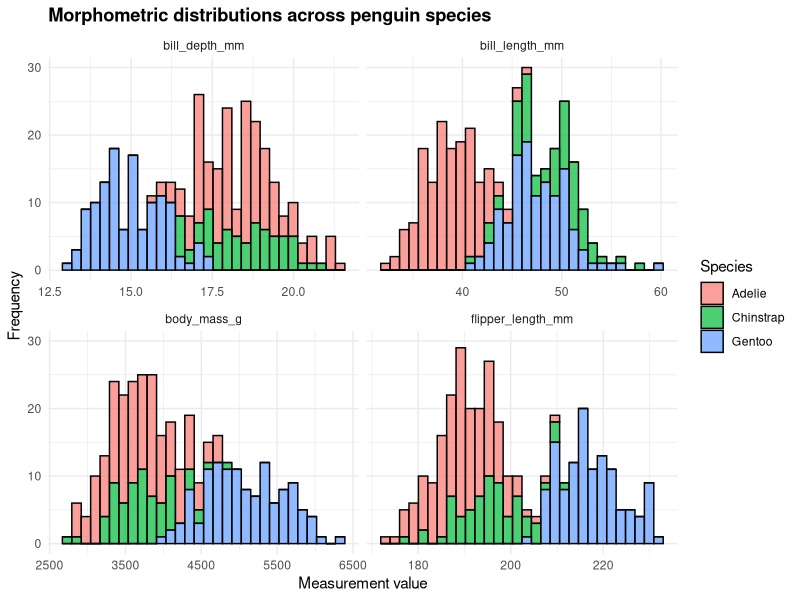

Write the R code that produced this figure.
## ---- chunk 1
knitr::opts_chunk$set(
  echo = TRUE,
  include = TRUE,
  message = FALSE,
  warning = FALSE)
## ---- chunk 2
# in the console:
#   credentials::git_credential_ask()
#   usethis::git_sitrep()

# if error message comes up that default branch is origin when it should be "main", enter this in the console:
#   usethis::git_default_branch_rediscover()

# in the console:
#   usethis::use_git()
#   usethis::use_github()

# in RStudio terminal:
  # git remote add origin https://github.com/katiedyck/MB5370_Module02.git
  # git push -u origin main
  # git push
## ---- chunk 3
# Inventory every active object currently residing in session RAM
objects()

# Purge global environment
rm(list = ls())

# Confirm that global session memory is now vacant
objects()
## ---- chunk 4
# Load all required packages for this workshop
library(tidyverse)  # includes `stringr` and `lubridate` packages
library(here)
library(readxl)
library(palmerpenguins)
## ---- chunk 5
table1 <- table1
print(table1)
## ---- chunk 6
table2 <- table2
print(table2)

table3 <- table3
print(table3)
## ---- chunk 7
table1 |> 
  pivot_longer(cols = c("cases", "population"),
               names_to = "case_type",
               values_to = "case_count")
## ---- chunk 8
table2 |> 
  pivot_wider(names_from = "type", values_from = "count")
## ---- chunk 9
billboard <- billboard
billboard
## ---- chunk 10
billboard |> 
  pivot_longer(cols = starts_with("wk"),
               names_to = "week",
               values_to = "rank")
## ---- chunk 11
billboard |> 
  pivot_longer(cols = starts_with("wk"),
               names_to = "week",
               values_to = "rank",
               values_drop_na = TRUE)
## ---- chunk 12
billboard |> 
  pivot_longer(cols = starts_with("wk"),
               names_to = "week",
               values_to = "rank",
               values_drop_na = TRUE,
               names_prefix = "wk") |> 
  mutate(week = as.numeric(week))
## ---- chunk 13
cms_patient_experience <- cms_patient_experience
cms_patient_experience
## ---- chunk 14
cms_patient_experience |> 
  distinct(measure_cd, measure_title)
## ---- chunk 15
cms_patient_experience |> 
  pivot_wider(id_cols = starts_with("org"),   # tells pivot_wider which columns have values that are unique to each row
              names_from = measure_title,
              values_from = prf_rate)
## ---- chunk 16
penguins <- penguins
penguins
## ---- chunk 17
penguins_long <- penguins |> 
  pivot_longer(cols = c(bill_length_mm, bill_depth_mm, flipper_length_mm, body_mass_g),
               names_to = "measurement_type",
               values_to = "value")

penguins_long
## ---- chunk 18
penguins_long |> 
  drop_na(value) |> 
  ggplot(aes(x = value, fill = species)) +
  geom_histogram(bins = 30, alpha = 0.7, colour = "black") +
  facet_wrap(~ measurement_type, scales = "free_x") +
  theme_minimal() +
  labs(title = "Morphometric distributions across penguin species",
       x = "Measurement value",
       y = "Frequency") +
  theme(plot.title = element_text(face = "bold")) +
  scale_fill_discrete(name = "Species")

## ---- chunk 19
mass_summary <- penguins |> 
  drop_na(body_mass_g) |> 
  group_by(species, island) |> 
  summarise(mean_mass = mean(body_mass_g))

mass_summary
## ---- chunk 20
mass_matrix <- mass_summary |> 
  pivot_wider(names_from = island,     # which column provides new column headers
              values_from = mean_mass)   # which columns provides values to fill new columns

mass_matrix
# NA values mean no penguins of that species were found on that island
## ---- chunk 21
table3
## ---- chunk 22
table3 |> 
  separate(rate, into = c("cases", "population"))
## ---- chunk 23
table3 |> 
  separate(rate, into = c("cases", "population"), sep = "/")
# gives the same output as the previous code chunk
## ---- chunk 24
table3 |> 
  separate(rate, into = c("cases", "population"), sep = "/") |> 
  mutate(cases = as.numeric(cases),
         population = as.numeric(population))

# OR

table3 |> 
  separate(rate, into = c("cases", "population"), sep = "/", convert = TRUE)
## ---- chunk 25
table3 |> 
  separate(year, into = c("century", "year"), sep = 2)
## ---- chunk 26
table5

table5 |> 
  unite(new, century, year, sep = "")   # no separator - default is "_"
## ---- chunk 27
# Very messy data frame of field sites
messy_sites <- tibble(
  site_id = c(" Nelly Bay", "nelly_bay", "NELLY BAY", " Geoffrey_Bay ", "geoffrey bay")
)

print(messy_sites)

# Using stringr within mutate to standardize the text
clean_sites <- messy_sites |>
  mutate(
    # 1. Convert everything to lowercase
    site_clean = str_to_lower(site_id),
    # 2. Replace any spaces with underscores
    site_clean = str_replace_all(site_clean, pattern = " ", replacement = "_"),
    # 3. Trim any leading or trailing whitespace (invisible spaces at the ends)
    site_clean = str_trim(site_clean),
    # 4. Remove any trailing or leading underscores
    site_clean = str_replace_all(site_clean, pattern = "^_+|_+$", replacement = ""),
    # 5. Replace underscores with spaces
    site_clean = str_replace_all(site_clean, pattern = "_", replacement = " "),
    # 6. Convert to title case (first letter of each word capitalized)
    site_clean = str_to_title(site_clean)
  )

print(clean_sites)
## ---- chunk 28
date_1 <- dmy("25/12/2026")
date_2 <- ymd("2026-12-25")

# R now recognizes these as identical Date objects
date_1 == date_2
## ---- chunk 29
# A tibble of raw sensor data with a messy character timestamp
sensor_data <- tibble(
  raw_time = c("14-05-2026 08:30:00", "14-05-2026 08:45:00", "14-05-2026 09:00:00"),
  temperature = c(24.5, 24.6, 24.4)
)

# Converting character strings to true POSIXct datetime objects
sensor_clean <- sensor_data |>
  mutate(
    true_time = dmy_hms(raw_time)
  )

print(sensor_clean)
## ---- chunk 30
# Table 1: Biological observation data
observations <- tibble(
  site_code = c("NB", "GB", "MI", "NB", "HB"),
  species = c("Trout", "Snapper", "Trout", "Cod", "Trout"),
  count = c(5, 2, 1, 3, 8)
)

print(observations)

# Table 2: Spatial metadata
site_metadata <- tibble(
  site_code = c("NB", "GB", "MI", "RP", "WP"),
  zone = c("Marine National Park", "Conservation Park", "Habitat Protection", "General Use", "Other Use"),
  lat = c(-19.16, -19.15, -19.14, -19.12, -19.11)
)

print(site_metadata)
## ---- chunk 31
joined_data <- observations |> 
  left_join(site_metadata, by = join_by(site_code))

print(joined_data)
## ---- chunk 32
matched_data <- observations |>
  inner_join(site_metadata, by = join_by(site_code))

print(matched_data)
## ---- chunk 33
# Which observations are missing from our metadata dictionary?
missing_context <- observations |>
  anti_join(site_metadata, by = join_by(site_code))

print(missing_context)
## ---- chunk 34
# Raw data from an old temperature logger
logger_data <- tibble(
  depth_m = c(10, 20, 30, 40),
  temp_c = c(24.5, 24.1, -999, 23.5)) # -999 is a known sensor error code

# Convert the -999 error codes to true NA values
fixed_logger <- logger_data |>
  mutate(temp_c = na_if(temp_c, -999))

print(fixed_logger)
